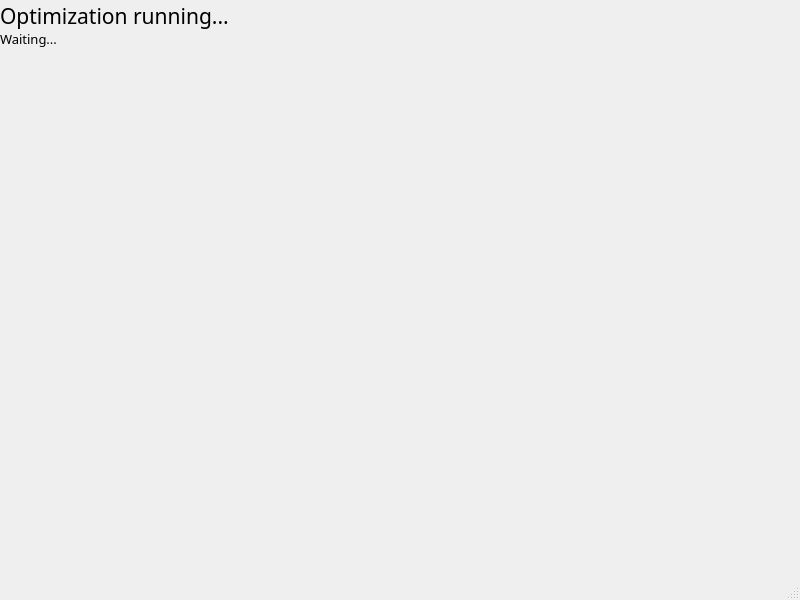
<?xml version="1.0" encoding="UTF-8"?>
<ui version="4.0">
 <class>MainWindow</class>
 <widget class="QMainWindow" name="MainWindow">
  <property name="geometry">
   <rect>
    <x>0</x>
    <y>0</y>
    <width>800</width>
    <height>600</height>
   </rect>
  </property>
  <property name="windowTitle">
   <string>MainWindow</string>
  </property>
  <widget class="QWidget" name="centralwidget">
   <widget class="QLabel" name="title">
    <property name="geometry">
     <rect>
      <x>0</x>
      <y>0</y>
      <width>291</width>
      <height>31</height>
     </rect>
    </property>
    <property name="font">
     <font>
      <family>Small Fonts</family>
      <pointsize>16</pointsize>
     </font>
    </property>
    <property name="text">
     <string>Optimization running...</string>
    </property>
   </widget>
   <widget class="QLabel" name="body">
    <property name="geometry">
     <rect>
      <x>0</x>
      <y>30</y>
      <width>801</width>
      <height>541</height>
     </rect>
    </property>
    <property name="font">
     <font>
      <family>Small Fonts</family>
      <pointsize>10</pointsize>
     </font>
    </property>
    <property name="autoFillBackground">
     <bool>false</bool>
    </property>
    <property name="text">
     <string>Waiting...</string>
    </property>
    <property name="alignment">
     <set>Qt::AlignLeading|Qt::AlignLeft|Qt::AlignTop</set>
    </property>
   </widget>
  </widget>
  <widget class="QMenuBar" name="menubar">
   <property name="geometry">
    <rect>
     <x>0</x>
     <y>0</y>
     <width>800</width>
     <height>22</height>
    </rect>
   </property>
  </widget>
  <widget class="QStatusBar" name="statusbar"/>
 </widget>
 <resources/>
 <connections/>
</ui>
